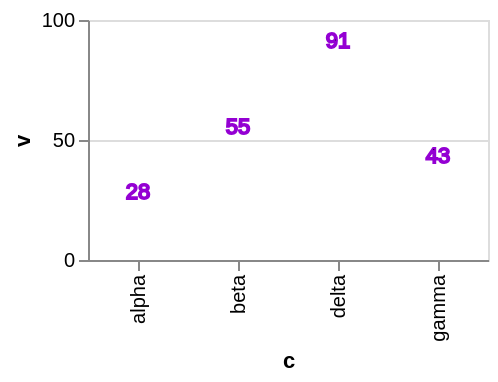

Describe this chart as a Vega-Lite specification.
### Vega-Lite specification from a JSON file in a GitHub repository (floating-point values rounded to 4 significant figures)
{"$schema": "https://vega.github.io/schema/vega-lite/v6.json", "width": 200, "height": 120, "data": {"values": [{"c": "alpha", "v": 28, "w": 3, "t": "2024-01-07"}, {"c": "beta", "v": 55, "w": 7, "t": "2024-03-19"}, {"c": "gamma", "v": 43, "w": 5, "t": "2024-06-02"}, {"c": "delta", "v": 91, "w": 9, "t": "2024-09-11"}]}, "mark": {"type": "text", "stroke": "darkviolet"}, "encoding": {"x": {"field": "c", "type": "nominal"}, "y": {"field": "v", "type": "quantitative"}, "text": {"field": "v", "type": "quantitative"}}}
